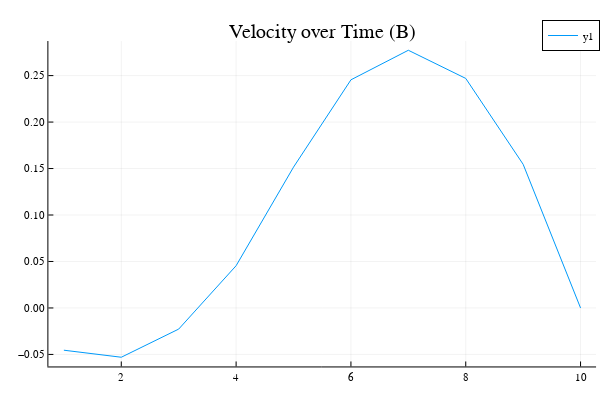

Notebook cell for this chart:
### Code cell
# Plotting velocity vector over time

Plots.plot(B*p)
Plots.title!("Velocity over Time (B)")

### Figure 1 — Plotly figure (JSON) as saved in the notebook; plotly's stock layout.template omitted (floating-point values rounded to 4 significant figures)
{"data": [{"colorbar": {"title": ""}, "legendgroup": "y1", "line": {"color": "rgba(0, 154, 250, 1.000)", "dash": "solid", "shape": "linear", "width": 1}, "mode": "lines", "name": "y1", "showlegend": true, "type": "scatter", "x": [1, 2, 3, 4, 5, 6, 7, 8, 9, 10], "xaxis": "x", "y": [-0.04545, -0.05303, -0.02273, 0.04545, 0.1515, 0.2455, 0.2773, 0.247, 0.1545, -1.11e-16], "yaxis": "y", "zmax": null, "zmin": null}], "layout": {"annotations": [{"font": {"color": "rgba(0, 0, 0, 1.000)", "family": "sans-serif", "size": 20}, "rotation": 0, "showarrow": false, "text": "Velocity over Time (B)", "x": 0.537, "xanchor": "center", "xref": "paper", "y": 1, "yanchor": "top", "yref": "paper"}], "height": 400, "legend": {"bgcolor": "rgba(255, 255, 255, 1.000)", "bordercolor": "rgba(0, 0, 0, 1.000)", "borderwidth": 1, "font": {"color": "rgba(0, 0, 0, 1.000)", "family": "sans-serif", "size": 11}, "tracegroupgap": 0, "traceorder": "normal", "x": 1, "xanchor": "auto", "y": 1, "yanchor": "auto"}, "margin": {"b": 20, "l": 0, "r": 0, "t": 20}, "paper_bgcolor": "rgba(255, 255, 255, 1.000)", "plot_bgcolor": "rgba(255, 255, 255, 1.000)", "showlegend": true, "width": 600, "xaxis": {"anchor": "y", "domain": [0.08064, 0.9934], "gridcolor": "rgba(0, 0, 0, 0.100)", "gridwidth": 0.5, "linecolor": "rgba(0, 0, 0, 1.000)", "mirror": false, "range": [0.73, 10.27], "showgrid": true, "showline": true, "showticklabels": true, "tickangle": 0, "tickcolor": "rgb(0, 0, 0)", "tickfont": {"color": "rgba(0, 0, 0, 1.000)", "family": "sans-serif", "size": 11}, "tickmode": "array", "ticks": "inside", "ticktext": ["2", "4", "6", "8", "10"], "tickvals": [2, 4, 6, 8, 10], "title": "", "titlefont": {"color": "rgba(0, 0, 0, 1.000)", "family": "sans-serif", "size": 15}, "type": "-", "visible": true, "zeroline": false, "zerolinecolor": "rgba(0, 0, 0, 1.000)"}, "yaxis": {"anchor": "x", "domain": [0.03762, 0.9415], "gridcolor": "rgba(0, 0, 0, 0.100)", "gridwidth": 0.5, "linecolor": "rgba(0, 0, 0, 1.000)", "mirror": false, "range": [-0.06294, 0.2872], "showgrid": true, "showline": true, "showticklabels": true, "tickangle": 0, "tickcolor": "rgb(0, 0, 0)", "tickfont": {"color": "rgba(0, 0, 0, 1.000)", "family": "sans-serif", "size": 11}, "tickmode": "array", "ticks": "inside", "ticktext": ["−0.05", "0.00", "0.05", "0.10", "0.15", "0.20", "0.25"], "tickvals": [-0.05, 0, 0.05, 0.1, 0.15, 0.2, 0.25], "title": "", "titlefont": {"color": "rgba(0, 0, 0, 1.000)", "family": "sans-serif", "size": 15}, "type": "-", "visible": true, "zeroline": false, "zerolinecolor": "rgba(0, 0, 0, 1.000)"}}}
